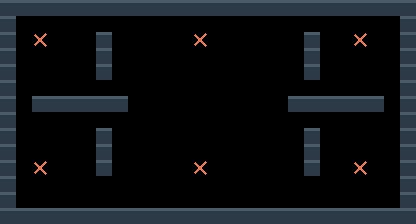

A 2D game scene composited from a Tiled map and its tileset images. What follows is a short description and the map's XML, with every tile layer's data as written:
An orthogonal 26x14 tile map with 16x16 px tiles, 2 tile layers (terreno, marcadores).

<map version="1.10" tiledversion="1.11.0" orientation="orthogonal" renderorder="right-down" width="26" height="14" tilewidth="16" tileheight="16" infinite="0" nextlayerid="3" nextobjectid="1">
 <properties>
  <property name="tipo" value="raz_combate" />
  <property name="nombre" value="camaras" />
 </properties>
 <tileset firstgid="1" source="muelle.tsx" />
 <layer id="1" name="terreno" width="26" height="14">
  <data encoding="csv">
1,1,1,1,1,1,1,1,1,1,1,1,1,1,1,1,1,1,1,1,1,1,1,1,1,1,
1,0,0,0,0,0,0,0,0,0,0,0,0,0,0,0,0,0,0,0,0,0,0,0,0,1,
1,0,0,0,0,0,1,0,0,0,0,0,0,0,0,0,0,0,0,1,0,0,0,0,0,1,
1,0,0,0,0,0,1,0,0,0,0,0,0,0,0,0,0,0,0,1,0,0,0,0,0,1,
1,0,0,0,0,0,1,0,0,0,0,0,0,0,0,0,0,0,0,1,0,0,0,0,0,1,
1,0,0,0,0,0,0,0,0,0,0,0,0,0,0,0,0,0,0,0,0,0,0,0,0,1,
1,0,1,1,1,1,1,1,0,0,0,0,0,0,0,0,0,0,1,1,1,1,1,1,0,1,
1,0,0,0,0,0,0,0,0,0,0,0,0,0,0,0,0,0,0,0,0,0,0,0,0,1,
1,0,0,0,0,0,1,0,0,0,0,0,0,0,0,0,0,0,0,1,0,0,0,0,0,1,
1,0,0,0,0,0,1,0,0,0,0,0,0,0,0,0,0,0,0,1,0,0,0,0,0,1,
1,0,0,0,0,0,1,0,0,0,0,0,0,0,0,0,0,0,0,1,0,0,0,0,0,1,
1,0,0,0,0,0,0,0,0,0,0,0,0,0,0,0,0,0,0,0,0,0,0,0,0,1,
1,0,0,0,0,0,0,0,0,0,0,0,0,0,0,0,0,0,0,0,0,0,0,0,0,1,
1,1,1,1,1,1,1,1,1,1,1,1,1,1,1,1,1,1,1,1,1,1,1,1,1,1
</data>
 </layer>
 <layer id="2" name="marcadores" width="26" height="14">
  <data encoding="csv">
0,0,0,0,0,0,0,0,0,0,0,0,0,0,0,0,0,0,0,0,0,0,0,0,0,0,
0,0,0,0,0,0,0,0,0,0,0,0,0,0,0,0,0,0,0,0,0,0,0,0,0,0,
0,0,3,0,0,0,0,0,0,0,0,0,3,0,0,0,0,0,0,0,0,0,3,0,0,0,
0,0,0,0,0,0,0,0,0,0,0,0,0,0,0,0,0,0,0,0,0,0,0,0,0,0,
0,0,0,0,0,0,0,0,0,0,0,0,0,0,0,0,0,0,0,0,0,0,0,0,0,0,
0,0,0,0,0,0,0,0,0,0,0,0,0,0,0,0,0,0,0,0,0,0,0,0,0,0,
0,0,0,0,0,0,0,0,0,0,0,0,0,0,0,0,0,0,0,0,0,0,0,0,0,0,
0,0,0,0,0,0,0,0,0,0,0,0,0,0,0,0,0,0,0,0,0,0,0,0,0,0,
0,0,0,0,0,0,0,0,0,0,0,0,0,0,0,0,0,0,0,0,0,0,0,0,0,0,
0,0,0,0,0,0,0,0,0,0,0,0,0,0,0,0,0,0,0,0,0,0,0,0,0,0,
0,0,3,0,0,0,0,0,0,0,0,0,3,0,0,0,0,0,0,0,0,0,3,0,0,0,
0,0,0,0,0,0,0,0,0,0,0,0,0,0,0,0,0,0,0,0,0,0,0,0,0,0,
0,0,0,0,0,0,0,0,0,0,0,0,0,0,0,0,0,0,0,0,0,0,0,0,0,0,
0,0,0,0,0,0,0,0,0,0,0,0,0,0,0,0,0,0,0,0,0,0,0,0,0,0
</data>
 </layer>
</map>
